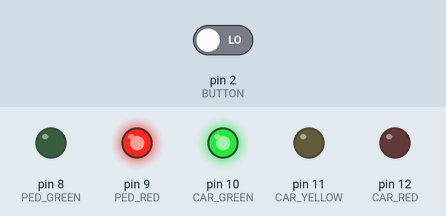
Simulated run of this sketch. Board: Arduino Uno, built with avr-gcc and run on an emulated ATmega328P. On the bench: output pins drawn as LEDs (lit = HIGH). Inputs (shaded band) come from the test bench; at power-on: pin 2 (BUTTON) LOW.

Above: at 4.2 s.
4.3 s: pin 2 (BUTTON) driven LOW
5.8 s: pin 2 (BUTTON) driven HIGH
At 6.7 s:
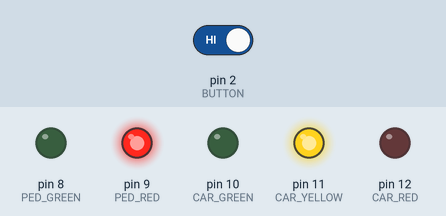
At 10.2 s:
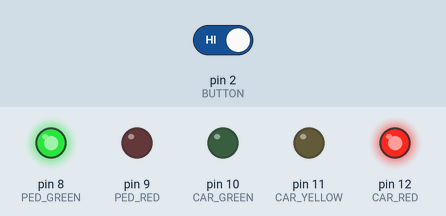
Timing chart, 0 to 16.3 s (numbered marks = the images above; inputs shaded):
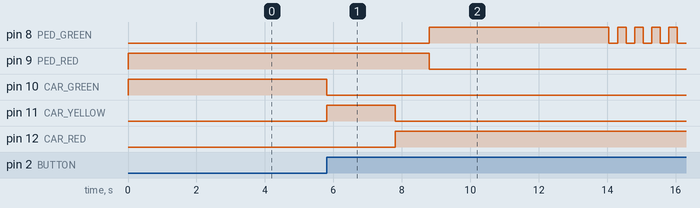

The sketch:

trafficlight.ino
```cpp
// ProCodeCG Kids Arduino Handout 7.0 - Traffic lights with pedestrian crossing
#define CAR_RED    12
#define CAR_YELLOW 11
#define CAR_GREEN  10
#define PED_RED     9
#define PED_GREEN   8
#define BUTTON      2
#define CROSS_TIME 5000
unsigned long changeTime;

void setup() {
  pinMode(CAR_RED, OUTPUT);
  pinMode(CAR_YELLOW, OUTPUT);
  pinMode(CAR_GREEN, OUTPUT);
  pinMode(PED_RED, OUTPUT);
  pinMode(PED_GREEN, OUTPUT);
  pinMode(BUTTON, INPUT);

  digitalWrite(CAR_GREEN, HIGH);
  digitalWrite(PED_RED, HIGH);
}

void loop() {
  if (digitalRead(BUTTON) == HIGH && (millis() - changeTime) > 5000)
    changeLights();
}

void changeLights() {
  digitalWrite(CAR_GREEN, LOW);
  digitalWrite(CAR_YELLOW, HIGH);
  delay(2000);

  digitalWrite(CAR_YELLOW, LOW);
  digitalWrite(CAR_RED, HIGH);
  delay(1000);

  digitalWrite(PED_RED, LOW);
  digitalWrite(PED_GREEN, HIGH);
  delay(CROSS_TIME);

  for (int x = 0; x < 10; x++) {
    digitalWrite(PED_GREEN, HIGH);
    delay(250);
    digitalWrite(PED_GREEN, LOW);
    delay(250);
  }

  digitalWrite(PED_RED, HIGH);
  delay(100);

  digitalWrite(CAR_GREEN, HIGH);
  digitalWrite(CAR_RED, LOW);

  changeTime = millis();
}
```

Measured:
- after the input at 4.3 s, every drawn part: stays the same
- after the input at 5.8 s, pin 8 (PED_GREEN): LOW → HIGH after 3.0 s, then repeats every 0.50 s: LOW 0.25 s, HIGH 0.25 s; pin 9 (PED_RED): HIGH → LOW after 3.0 s; pin 10 (CAR_GREEN): HIGH → LOW at once; pin 11 (CAR_YELLOW): LOW → HIGH at once, → LOW 2.0 s later; pin 12 (CAR_RED): LOW → HIGH after 2.0 s
